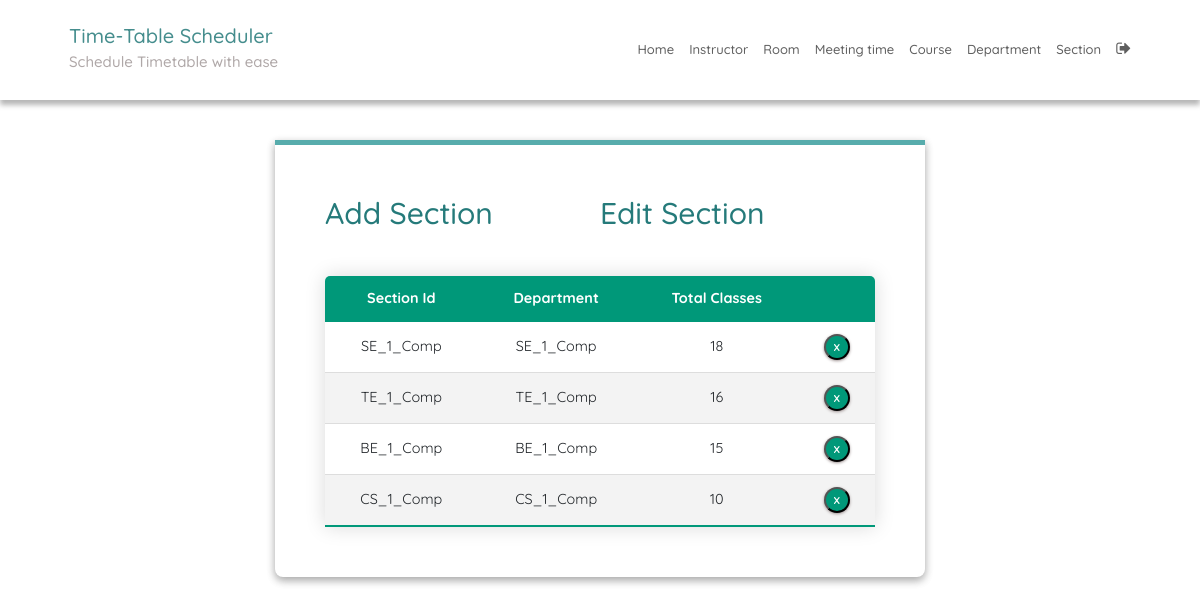
The page /sectionEdit/ (signed in) on the database its author committed.
### SchedulerApp/models.py (models this page shows, shortened)
class Section(models.Model):
    section_id = models.CharField(max_length=25, primary_key=True)
    department = models.ForeignKey(Department, on_delete=models.CASCADE)
    num_class_in_week = models.IntegerField(default=0)
    course = models.ForeignKey(Course,
                               on_delete=models.CASCADE,
                               blank=True,
                               null=True)
    meeting_time = models.ForeignKey(MeetingTime,
                                     on_delete=models.CASCADE,
                                     blank=True,
                                     null=True)
    room = models.ForeignKey(Room,
                             on_delete=models.CASCADE,
                             blank=True,
                             null=True)
    instructor = models.ForeignKey(Instructor,
                                   on_delete=models.CASCADE,
                                   blank=True,
                                   null=True)

class Department(models.Model):
    dept_name = models.CharField(max_length=50)
    courses = models.ManyToManyField(Course)
    def __str__(self):
        return self.dept_name

### SchedulerApp/views.py (the view)
# urls.py: path('sectionEdit/', sectionEdit, name='sectionEdit'),
@login_required
def sectionEdit(request):
    context = {'sections': Section.objects.all()}
    return render(request, 'sectionEdit.html', context)

### SchedulerApp/templatetags/index.py (called while the page is built)
@register.tag
def active(parser, token):
    args = token.split_contents()
    template_tag = args[0]
    if len(args) < 2:
        raise (template.TemplateSyntaxError, f'{template_tag} tag requires at least one argument')
    return NavSelectedNode(args[1:])

    def render(self, context):
        path = context['request'].path
        for p in self.patterns:
            pValue = template.Variable(p).resolve(context)
            if path == pValue:
                return 'active'
        return ''

### templates/sectionEdit.html (shortened to what this page needs)
{% extends 'base.html' %}
{% block content %}
{% load static %}
<fieldset class="fieldset">
  <div class="tablink">
    <a href="{% url 'sectionAdd'%}">
      <h1 onclick="openPage('new')" id="defaultOpen">Add Section</h1>
    </a>
    <h1 onclick="openPage('edit')" id="link_to_edit">Edit Section</h1>
  </div>
  <div class="tabcontent" id="edit">
    <table class="editTable">
      <thead>
        <tr class="table-headers">
          <th>Section Id</th>
          <th>Department</th>
          <th>Total Classes</th>
          <th class="empty"></th>
        </tr>
      </thead>
      <tbody>
        {% for sec in sections %}
        <tr>
          <td>{{sec.section_id}}</td>
          <td>{{sec.department}}</td>
          <td>{{sec.num_class_in_week }}</td>
          <td class="empty">
            <form action="{% url 'deletesection' sec.section_id %}" method="post">
              <input type="submit" value="X" class="cross">
            </form>
          </td>
        </tr>
        {% endfor %}
      </tbody>
    </table>
  </div>
</fieldset>
{% endblock %}

### static/CSS/style.css (style rules this page uses)
:root { --green1: #57ACAC; --green2: #38c0b3; --green3: #257a7a; --green4: #0FCD9D; --green5: #01d7a7; --green6: #00BE8E; --green7: #009879; --white: #fff; --grey: #aaa; --dark-grey: #444; --light-grey: #a29999; --lighter-grey: #dddddd; --lightest-grey: #f3f3f3; --box-shadow: #9e9292; }
html { font-size: 100%; box-sizing: border-box; scroll-behavior: smooth; }
html, body { margin: 0; padding: 0; width: 100vw; min-height: 100%; text-rendering: optimizeLegibility; font-family: "Quicksand", sans-serif; font-size: 62.5%; }
body { position: relative; }
a { text-decoration: none; }
fieldset { padding: 50px; border-radius: 0 0 8px 8px; background: transparent; box-shadow: rgba(0, 0, 0, 0.145) 0px 4px 8px, rgba(0, 0, 0, 0.24) 0px 3px 8px; border-top: 5px solid var(--green1); }
.fieldset { min-width: 65rem; font-size: 1.6rem; }
.tablink { display: grid; grid-template-columns: 1fr 1fr; }
.tablink h1 { color: var(--green3); padding-bottom: 2rem; cursor: pointer; font-size: 3rem; }
.tabcontent { display: grid; gap: 3rem; }
.editTable, .timetable { border-collapse: collapse; margin-top: 2rem; font-size: 0.9em; min-width: 40rem; border-radius: 5px 5px 0 0; overflow: hidden; box-shadow: 0 0 20px rgba(0, 0, 0, 0.15); text-align: center; }
.editTable thead tr, .timetable thead tr { background-color: var(--green7); color: var(--white); font-weight: bold; }
.editTable th, .editTable td, .timetable th, .timetable td { padding: 1.2rem 1.5rem; }
.editTable tbody tr, .timetable tbody tr { border-bottom: 1px solid var(--lighter-grey); }
.editTable tbody tr:nth-of-type(even), .timetable tbody tr:nth-of-type(even) { background-color: var(--lightest-grey); }
.editTable tbody tr:last-of-type, .timetable tbody tr:last-of-type { border-bottom: 2px solid var(--green7); }
.empty form { display: flex; justify-content: center; }
.cross { border-radius: 50%; font-size: 1rem; font-weight: bold; box-shadow: 0px 1px 3px 0px var(--box-shadow); padding: 4px; color: var(--white); background-color: var(--green7); cursor: pointer; width: 2.6rem; height: 2.6rem; }

### rows shown on the page
Section: section_id "SE_1_Comp", department "SE_1_Comp", num_class_in_week "18"
Section: section_id "TE_1_Comp", department "TE_1_Comp", num_class_in_week "16"
Section: section_id "BE_1_Comp", department "BE_1_Comp", num_class_in_week "15"
Section: section_id "CS_1_Comp", department "CS_1_Comp", num_class_in_week "10"
